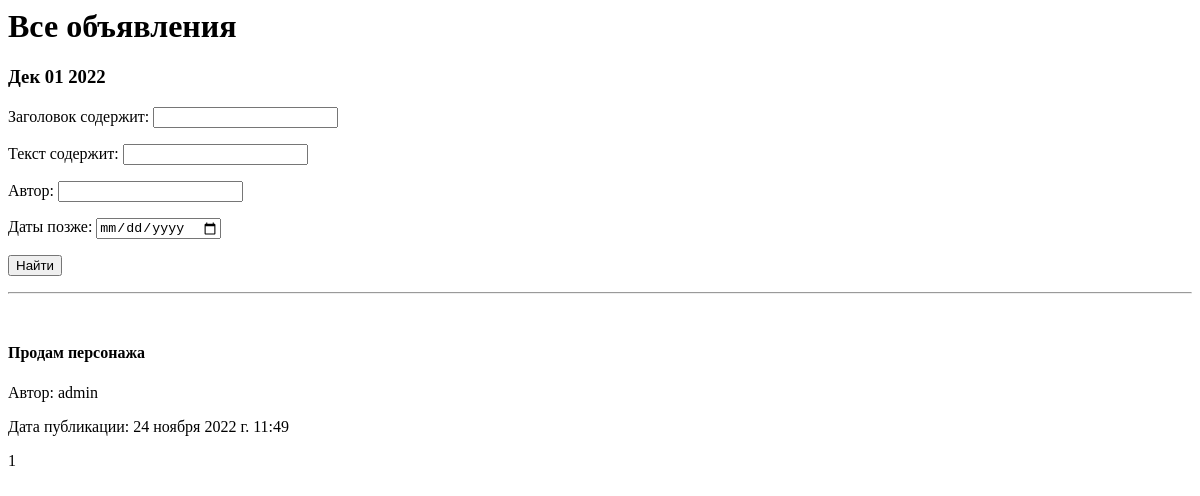
/, run on an earlier commit of the app's database.
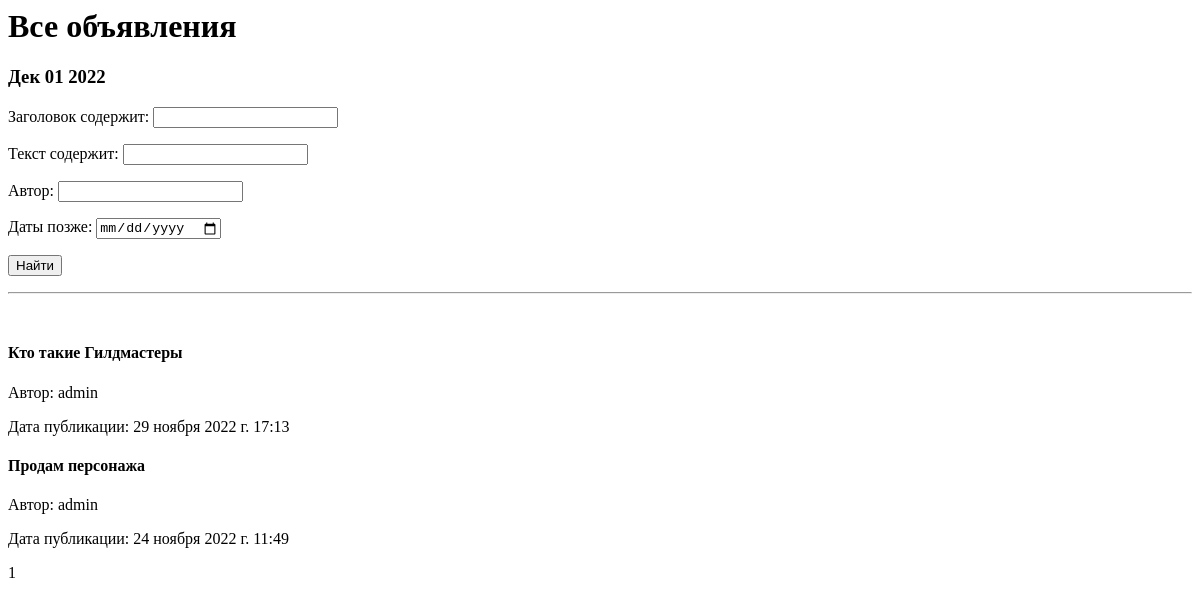
And on a later commit of the database.
### callboard/models.py (models this page shows, shortened)
class Bulletin(models.Model):
    category = models.ForeignKey(Category, on_delete=models.CASCADE)
    created_at = models.DateTimeField(auto_now_add=True)
    title = models.CharField('Название', max_length=200)
    body = models.TextField('Текст', max_length=10000)
    author = models.ForeignKey(User, on_delete=models.CASCADE)
    file = models.FileField(upload_to='files/', blank=True)

### callboard/views.py (the view)
# urls.py: path('', BulletinListView.as_view(), name='home'),
class BulletinListView(ListView):
    model = Bulletin
    queryset = Bulletin.objects.all()
    template_name = "bulletins/home.html"
    context_object_name = 'bulletin_list'
    ordering = ['-created_at']
    paginate_by = 2
    def get_queryset(self):
        queryset = super().get_queryset()
        self.filterset = BulletinFilter(self.request.GET, queryset)
        return self.filterset.qs
    def get_context_data(self, **kwargs):
        context = super().get_context_data(**kwargs)
        context['time_now'] = datetime.utcnow()
        context['value1'] = None
        context['filter'] = BulletinFilter(self.request.GET, queryset=self.get_queryset())
        context['categories'] = Category.objects.all()
        context['author'] = Bulletin.author
        context['form'] = BulletinForm()
        context['filterset'] = self.filterset
        return context

### callboard/forms.py
class BulletinForm(ModelForm):
    check_box = BooleanField(label='Готово')
    class Meta:
        model = Bulletin
        fields = ['title', 'body', 'author', 'category', 'check_box']

### templates/bulletins/home.html (shortened to what this page needs)
{% block content %}
<h1>Все объявления</h1>
<h3>{{ time_now|date:'M d Y' }}</h3>
   <form action="" method="get">
       {{ filterset.form.as_p }}
       <input type="submit" value="Найти" />
   </form>
   <hr>
<div class="container">
         <div class="row", style="margin-top:50px;">
             {% for bulletin in bulletin_list %}
             <div class="col-sm">
                 <div class="card border-secondary mb-3" style="max-width: 20rem;">
                     <h4 class="card-header">{{bulletin.title}}</h4>
                     <div class="card-body">
                       <div class="card-title">Автор: {{bulletin.author}}</div>
                         <p class="card-text">Дата публикации: {{bulletin.created_at}} </p>
                     </div>
                   </div>
             </div>
             {% endfor %}
         </div>
     </div>
   {{ page_obj.number }}
{% endblock content %}

What changed in the data, as far as the page shows it:
added Bulletin: title "Кто такие Гилдмастеры", author "admin", created_at "29 ноября 2022 г. 17:13"
